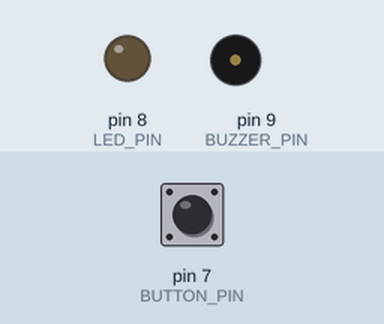
Recording of a sketch running on a simulated Arduino Uno, built with avr-gcc and run on an emulated ATmega328P. On the bench: output pins drawn as LEDs (lit = HIGH), buzzer (waves = sounding). The inputs (shaded band) are chosen by the test bench; at power-on: pin 7 (BUTTON_PIN) LOW.

Above: at 1.2 s.
1.3 s: pin 7 (BUTTON_PIN) pulled HIGH for 0.15 s
At 2.35 s:
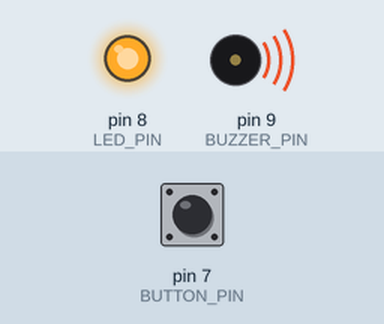
4.3 s: pin 7 (BUTTON_PIN) pulled HIGH for 1 s
At 5.0 s:
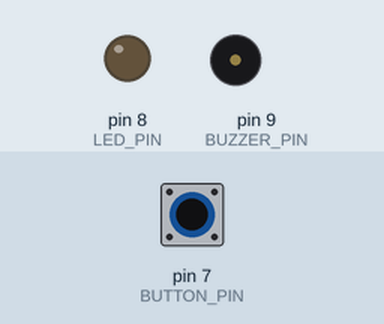
7.3 s: pin 7 (BUTTON_PIN) pulled HIGH for 3.2 s
At 8.35 s:
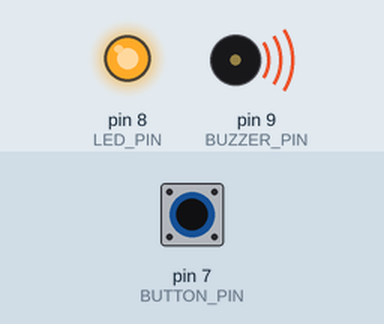
Timing chart, 0 to 14.7 s (numbered marks = the images above; inputs shaded):
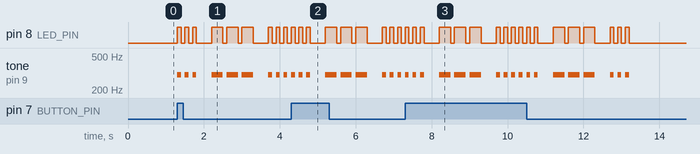

Measured:
- after the input at 1.3 s, pin 8 (LED_PIN): LOW → HIGH at once, → LOW 0.10 s later, → HIGH 0.10 s later, → LOW 0.10 s later, … (18 changes in this stretch); tone on pin 9 (BUZZER_PIN): plays 300 Hz for 0.10 s, 300 Hz for 0.10 s, 300 Hz for 0.10 s, 300 Hz for 0.30 s, 300 Hz for 0.30 s, 300 Hz for 0.30 s … (9 notes in this stretch), starting at once
- after the input at 4.3 s, pin 8 (LED_PIN): LOW → HIGH at once, → LOW 0.10 s later, → HIGH 0.10 s later, → LOW 0.10 s later, … (18 changes in this stretch); tone on pin 9 (BUZZER_PIN): plays 300 Hz for 0.10 s, 300 Hz for 0.10 s, 300 Hz for 0.10 s, 300 Hz for 0.30 s, 300 Hz for 0.30 s, 300 Hz for 0.30 s … (9 notes in this stretch), starting at once
- after the input at 7.3 s, pin 8 (LED_PIN): LOW → HIGH at once, → LOW 0.10 s later, → HIGH 0.10 s later, → LOW 0.10 s later, … (36 changes in this stretch); tone on pin 9 (BUZZER_PIN): plays 300 Hz for 0.10 s, 300 Hz for 0.10 s, 300 Hz for 0.10 s, 300 Hz for 0.30 s, 300 Hz for 0.30 s, 300 Hz for 0.30 s … (18 notes in this stretch), starting at once

The sketch:

save_our_souls.ino
```cpp
#define LED_PIN 8
#define BUTTON_PIN 7
#define BUZZER_PIN 9

void setup() {
  pinMode(LED_PIN, OUTPUT);
  pinMode(BUTTON_PIN, INPUT);
  pinMode(BUZZER_PIN, OUTPUT);
}

void loop() {
  if (digitalRead(BUTTON_PIN) == HIGH) {

    int timeUnit = 100;

    int dot = timeUnit;
    int dash = timeUnit * 3;
    int space = timeUnit;
    int endLetter = timeUnit * 3;

    int soundFreq = 300;

    // . . .
    digitalWrite(LED_PIN, HIGH);
    tone(BUZZER_PIN, soundFreq); // tone, duration, no third paramter->delay right after
    delay(dot);
    noTone(BUZZER_PIN);

    digitalWrite(LED_PIN, LOW);
    noTone(BUZZER_PIN);
    delay(space);

    digitalWrite(LED_PIN, HIGH);
    tone(BUZZER_PIN, soundFreq);
    delay(dot);

    digitalWrite(LED_PIN, LOW);
    noTone(BUZZER_PIN);
    delay(space);

    digitalWrite(LED_PIN, HIGH);
    tone(BUZZER_PIN, soundFreq);
    delay(dot);

    digitalWrite(LED_PIN, LOW);
    noTone(BUZZER_PIN);
    delay(space);

    delay(endLetter);

    // _ _ _
    digitalWrite(LED_PIN, HIGH);
    tone(BUZZER_PIN, soundFreq);
    delay(dash);

    digitalWrite(LED_PIN, LOW);
    noTone(BUZZER_PIN);
    delay(space);

    digitalWrite(LED_PIN, HIGH);
    tone(BUZZER_PIN, soundFreq);
    delay(dash);

    digitalWrite(LED_PIN, LOW);
    noTone(BUZZER_PIN);
    delay(space);

    digitalWrite(LED_PIN, HIGH);
    tone(BUZZER_PIN, soundFreq);
    delay(dash);

    digitalWrite(LED_PIN, LOW);
    noTone(BUZZER_PIN);
    delay(space);

    delay(endLetter);

    // . . .
    digitalWrite(LED_PIN, HIGH);
    tone(BUZZER_PIN, soundFreq); // tone, duration, no third paramter->delay right after
    delay(dot);
    noTone(BUZZER_PIN);

    digitalWrite(LED_PIN, LOW);
    noTone(BUZZER_PIN);
    delay(space);

    digitalWrite(LED_PIN, HIGH);
    tone(BUZZER_PIN, soundFreq);
    delay(dot);

    digitalWrite(LED_PIN, LOW);
    noTone(BUZZER_PIN);
    delay(space);

    digitalWrite(LED_PIN, HIGH);
    tone(BUZZER_PIN, soundFreq);
    delay(dot);

    digitalWrite(LED_PIN, LOW);
    noTone(BUZZER_PIN);
    delay(space);
  }
  else {
    digitalWrite(LED_PIN, LOW);
  }
}
```
